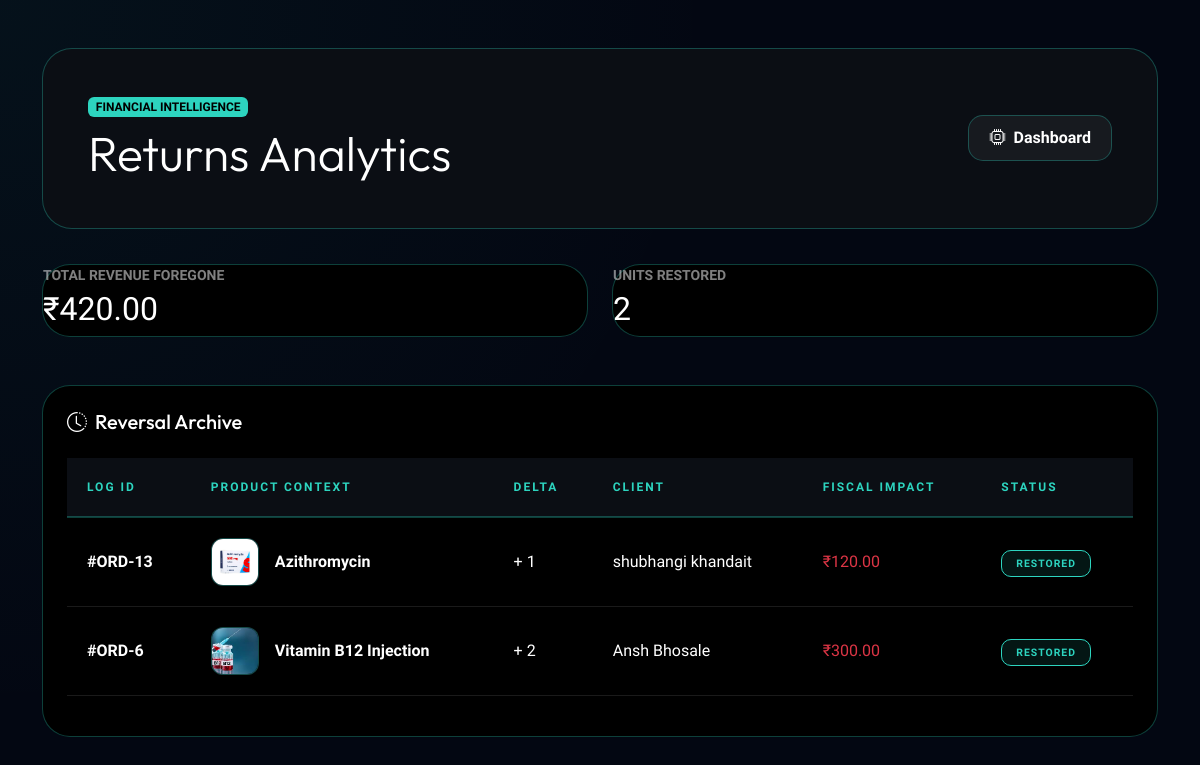
The app's page /admin/returns_report.php (signed in) with its own data.
### tables this page shows
CREATE TABLE `orders` (
  `id` int(11) NOT NULL,
  `user_id` int(11) DEFAULT NULL,
  `customer_name` varchar(255) DEFAULT NULL,
  `medicine_id` int(11) DEFAULT NULL,
  `total_amount` decimal(10,2) DEFAULT NULL,
  `status` varchar(50) DEFAULT 'Pending',
  `payment_method` varchar(50) DEFAULT NULL,
  `claimed_category` varchar(50) DEFAULT NULL,
  `payment_mode` varchar(50) DEFAULT 'COD',
  `order_date` datetime DEFAULT current_timestamp(),
  `address` text DEFAULT NULL,
  `pincode` varchar(10) DEFAULT NULL,
  `phone` varchar(15) DEFAULT NULL,
  `quantity` int(11) DEFAULT NULL,
  `discount_reason` varchar(100) DEFAULT NULL,
  `discount_status` enum('none','pending','approved','rejected') DEFAULT 'none',
  `discounted_price` decimal(10,2) DEFAULT NULL,
  `subtotal` decimal(10,2) NOT NULL DEFAULT 0.00,
  `discount_amount` decimal(10,2) DEFAULT NULL,
  `discount_label` varchar(50) DEFAULT NULL
);

CREATE TABLE `medicines` (
  `id` int(11) NOT NULL,
  `m_name` varchar(255) NOT NULL,
  `category` varchar(100) DEFAULT NULL,
  `stock` int(11) DEFAULT NULL,
  `price` decimal(10,2) NOT NULL,
  `expiry_date` date DEFAULT NULL,
  `image_url` varchar(255) DEFAULT NULL,
  `description` text DEFAULT NULL,
  `image` varchar(255) DEFAULT 'default.png',
  `quantity` int(11) DEFAULT 0
);

CREATE TABLE `users` (
  `id` int(11) NOT NULL,
  `username` varchar(50) DEFAULT NULL,
  `email` varchar(100) NOT NULL,
  `password` varchar(255) NOT NULL,
  `role` varchar(20) DEFAULT 'admin',
  `created_at` timestamp NOT NULL DEFAULT current_timestamp(),
  `theme` varchar(20) DEFAULT 'dark'
);

### admin/returns_report.php (the view, shortened to what this page needs)
<?php
include('../config/db_connect.php');
$query = "SELECT orders.*, users.username, medicines.m_name, medicines.image, medicines.category
          FROM orders
          LEFT JOIN users ON orders.user_id = users.id
          LEFT JOIN medicines ON orders.medicine_id = medicines.id
          WHERE orders.status = 'Returned'
          ORDER BY orders.order_date DESC";
$result = mysqli_query($conn, $query);
$refund_query = mysqli_query($conn, "SELECT SUM(total_amount) as total FROM orders WHERE status = 'Returned'");
$refund_data = mysqli_fetch_assoc($refund_query);
$total_refunded = $refund_data['total'] ?? 0;
?>
<!DOCTYPE html>
<html lang="en">
<head>
    <link href="https://cdn.jsdelivr.net/npm/bootstrap@5.3.0/dist/css/bootstrap.min.css" rel="stylesheet">
    <link rel="stylesheet" href="https://cdn.jsdelivr.net/npm/bootstrap-icons@1.11.0/font/bootstrap-icons.css">
    <link rel="stylesheet" href="https://cdnjs.cloudflare.com/ajax/libs/animate.css/4.1.1/animate.min.css"/>
</head>
<body>
<div class="container py-5">
    <div class="header-banner d-flex justify-content-between align-items-center animate__animated animate__fadeIn">
        <div>
            <span class="badge mb-2 fw-bold" style="background: var(--cyan); color: #000;">FINANCIAL INTELLIGENCE</span>
            <h1 class="fw-900 mb-0 display-5" style="font-family: 'Outfit';">Returns Analytics</h1>
        </div>
        <div class="d-flex gap-2">
            <a href="dashboard.php" class="btn btn-terminal"><i class="bi bi-cpu me-2"></i>Dashboard</a>
        </div>
    </div>
    <div class="row g-4 mb-5">
        <div class="col-md-6">
            <div class="stat-widget glass-card">
                <p class="text-white-50 fw-bold small mb-1">TOTAL REVENUE FOREGONE</p>
                <h2 class="fw-900 text-cyan">₹<?php echo number_format($total_refunded, 2); ?></h2>
            </div>
        </div>
        <div class="col-md-6">
            <div class="stat-widget glass-card">
                <p class="text-white-50 fw-bold small mb-1">UNITS RESTORED</p>
                <h2 class="fw-900 text-white"><?php echo mysqli_num_rows($result); ?></h2>
            </div>
        </div>
    </div>
    <div class="glass-card p-4 animate__animated animate__fadeInUp">
        <h5 class="fw-900 mb-4 text-white" style="font-family: 'Outfit';">
            <i class="bi bi-clock-history text-cyan me-2"></i>Reversal Archive
        </h5>
        <div class="table-responsive">
            <table class="table align-middle">
                <thead>
                    <tr>
                        <th>LOG ID</th>
                        <th>PRODUCT CONTEXT</th>
                        <th>DELTA</th>
                        <th>CLIENT</th>
                        <th>FISCAL IMPACT</th>
                        <th>STATUS</th>
                    </tr>
                </thead>
                <tbody>
                    <?php while($row = mysqli_fetch_assoc($result)): ?>
                    <tr>
                        <td class="fw-bold text-muted-custom">#ORD-<?php echo $row['id']; ?></td>
                        <td>
                            <div class="d-flex align-items-center gap-3">
                                <div class="medicine-icon">
                                    <?php if(!empty($row['image'])): ?>
                                        <img src="../assets/image/medicine/<?php echo $row['image']; ?>" alt="Medicine">
                                    <?php else: ?>
                                        <i class="bi bi-capsule-pill text-cyan"></i>
                                    <?php endif; ?>
                                </div>
                                <div class="fw-bold text-white"><?php echo htmlspecialchars($row['m_name']); ?></div>
                            </div>
                        </td>
                        <td><div class="text-cyan fw-900">+ <?php echo $row['quantity']; ?></div></td>
                        <td class="text-white"><?php echo htmlspecialchars($row['username']); ?></td>
                        <td><span class="fw-900 text-danger">₹<?php echo number_format($row['total_amount'], 2); ?></span></td>
                        <td><span class="restored-badge">RESTORED</span></td>
                    </tr>
                    <?php endwhile; ?>
                </tbody>
            </table>
        </div>
    </div>
</div>
</body>
</html>

### admin/returns_report.php (style rules this page uses)
:root { --bg-deep: #030712; --cyan: #2DD4BF; --card-bg: #0b0e14; --border: rgba(45, 212, 191, 0.3); }
body { background: var(--bg-deep); background-image: radial-gradient(circle at 0% 0%, rgba(45, 212, 191, 0.05) 0%, transparent 50%); font-family: 'Plus Jakarta Sans', sans-serif; color: #ffffff; min-height: 100vh; }
.header-banner { background: var(--card-bg); border-radius: 30px; padding: 45px; border: 1px solid var(--border); margin-bottom: 35px; }
.glass-card { background: #000000; border-radius: 28px; border: 1px solid var(--border); transition: 0.3s ease; }
.table thead th { background: #0b0e14 !important; border: none; font-weight: 800; color: var(--cyan); text-transform: uppercase; font-size: 0.75rem; letter-spacing: 2px; padding: 20px; border-bottom: 2px solid var(--border) !important; }
.table { color: #ffffff !important; }
.table td { padding: 20px; border-bottom: 1px solid rgba(255,255,255,0.1); vertical-align: middle; background: transparent !important; color: #ffffff !important; }
.text-muted-custom { color: rgba(255, 255, 255, 0.7) !important; }
.restored-badge { background: rgba(45, 212, 191, 0.1); color: var(--cyan); padding: 6px 14px; border-radius: 10px; font-size: 0.65rem; font-weight: 800; border: 1px solid var(--cyan); letter-spacing: 1px; }
.medicine-icon { width: 48px; height: 48px; border-radius: 12px; background: #0b0e14; display: flex; align-items: center; justify-content: center; border: 1px solid var(--border); overflow: hidden; }
.medicine-icon img { width: 100%; height: 100%; object-fit: cover; }
.btn-terminal { background: rgba(255, 255, 255, 0.05); color: white; border: 1px solid var(--border); border-radius: 15px; transition: 0.3s; text-decoration: none; font-weight: 700; padding: 10px 20px; }

### records on screen
orders: id "13", medicine.image (picture), medicine.m_name "Azithromycin", quantity "1", user.username "shubhangi khandait", total_amount "120.00"
orders: id "6", medicine.image (picture), medicine.m_name "Vitamin B12 Injection", quantity "2", user.username "Ansh Bhosale", total_amount "300.00"

### other values on screen
$total_refunded "420.00"
mysqli_num_rows($result) "2"
